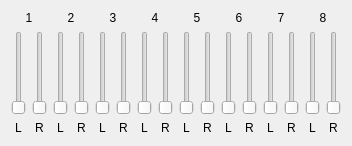
          <widget class="QWidget" name="adat1" >
           <attribute name="title" >
            <string>&amp;ADAT1</string>
           </attribute>
           <layout class="QGridLayout" >
            <item row="1" column="2" >
             <widget class="QSlider" name="sldIMixADAT12L" >
              <property name="minimum" >
               <number>0</number>
              </property>
              <property name="maximum" >
               <number>32767</number>
              </property>
              <property name="singleStep" >
               <number>10000</number>
              </property>
              <property name="pageStep" >
               <number>1000</number>
              </property>
              <property name="orientation" >
               <enum>Qt::Vertical</enum>
              </property>
              <property name="tickInterval" >
               <number>10000</number>
              </property>
             </widget>
            </item>
            <item row="0" column="2" colspan="2" >
             <widget class="QLabel" name="txtIMixADAT12" >
              <property name="text" >
               <string>2</string>
              </property>
              <property name="alignment" >
               <set>Qt::AlignCenter</set>
              </property>
              <property name="wordWrap" >
               <bool>false</bool>
              </property>
             </widget>
            </item>
            <item row="1" column="14" >
             <widget class="QSlider" name="sldIMixADAT18L" >
              <property name="minimum" >
               <number>0</number>
              </property>
              <property name="maximum" >
               <number>32767</number>
              </property>
              <property name="singleStep" >
               <number>10000</number>
              </property>
              <property name="pageStep" >
               <number>1000</number>
              </property>
              <property name="orientation" >
               <enum>Qt::Vertical</enum>
              </property>
              <property name="tickInterval" >
               <number>10000</number>
              </property>
             </widget>
            </item>
            <item row="2" column="14" >
             <widget class="QLabel" name="txtIMixADAT18L" >
              <property name="text" >
               <string>L</string>
              </property>
              <property name="alignment" >
               <set>Qt::AlignCenter</set>
              </property>
              <property name="wordWrap" >
               <bool>false</bool>
              </property>
             </widget>
            </item>
            <item row="2" column="9" >
             <widget class="QLabel" name="txtIMixADAT15R" >
              <property name="text" >
               <string>R</string>
              </property>
              <property name="alignment" >
               <set>Qt::AlignCenter</set>
              </property>
              <property name="wordWrap" >
               <bool>false</bool>
              </property>
             </widget>
            </item>
            <item row="2" column="6" >
             <widget class="QLabel" name="txtIMixADAT14L" >
              <property name="text" >
               <string>L</string>
              </property>
              <property name="alignment" >
               <set>Qt::AlignCenter</set>
              </property>
              <property name="wordWrap" >
               <bool>false</bool>
              </property>
             </widget>
            </item>
            <item row="1" column="15" >
             <widget class="QSlider" name="sldIMixADAT18R" >
              <property name="minimum" >
               <number>0</number>
              </property>
              <property name="maximum" >
               <number>32767</number>
              </property>
              <property name="singleStep" >
               <number>10000</number>
              </property>
              <property name="pageStep" >
               <number>1000</number>
              </property>
              <property name="orientation" >
               <enum>Qt::Vertical</enum>
              </property>
              <property name="tickInterval" >
               <number>10000</number>
              </property>
             </widget>
            </item>
            <item row="2" column="13" >
             <widget class="QLabel" name="txtIMixADAT17R" >
              <property name="text" >
               <string>R</string>
              </property>
              <property name="alignment" >
               <set>Qt::AlignCenter</set>
              </property>
              <property name="wordWrap" >
               <bool>false</bool>
              </property>
             </widget>
            </item>
            <item row="2" column="15" >
             <widget class="QLabel" name="txtIMixADAT18R" >
              <property name="text" >
               <string>R</string>
              </property>
              <property name="alignment" >
               <set>Qt::AlignCenter</set>
              </property>
              <property name="wordWrap" >
               <bool>false</bool>
              </property>
             </widget>
            </item>
            <item row="0" column="12" colspan="2" >
             <widget class="QLabel" name="txtIMixADAT17" >
              <property name="text" >
               <string>7</string>
              </property>
              <property name="alignment" >
               <set>Qt::AlignCenter</set>
              </property>
              <property name="wordWrap" >
               <bool>false</bool>
              </property>
             </widget>
            </item>
            <item row="2" column="0" >
             <widget class="QLabel" name="txtIMixADAT11L" >
              <property name="text" >
               <string>L</string>
              </property>
              <property name="alignment" >
               <set>Qt::AlignCenter</set>
              </property>
              <property name="wordWrap" >
               <bool>false</bool>
              </property>
             </widget>
            </item>
            <item row="0" column="10" colspan="2" >
             <widget class="QLabel" name="txtIMixADAT16" >
              <property name="text" >
               <string>6</string>
              </property>
              <property name="alignment" >
               <set>Qt::AlignCenter</set>
              </property>
              <property name="wordWrap" >
               <bool>false</bool>
              </property>
             </widget>
            </item>
            <item row="0" column="6" colspan="2" >
             <widget class="QLabel" name="txtIMixADAT14" >
              <property name="text" >
               <string>4</string>
              </property>
              <property name="alignment" >
               <set>Qt::AlignCenter</set>
              </property>
              <property name="wordWrap" >
               <bool>false</bool>
              </property>
             </widget>
            </item>
            <item row="2" column="4" >
             <widget class="QLabel" name="txtIMixADAT13L" >
              <property name="text" >
               <string>L</string>
              </property>
              <property name="alignment" >
               <set>Qt::AlignCenter</set>
              </property>
              <property name="wordWrap" >
               <bool>false</bool>
              </property>
             </widget>
            </item>
            <item row="2" column="11" >
             <widget class="QLabel" name="txtIMixADAT16R" >
              <property name="text" >
               <string>R</string>
              </property>
              <property name="alignment" >
               <set>Qt::AlignCenter</set>
              </property>
              <property name="wordWrap" >
               <bool>false</bool>
              </property>
             </widget>
            </item>
            <item row="0" column="8" colspan="2" >
             <widget class="QLabel" name="txtIMixADAT15" >
              <property name="text" >
               <string>5</string>
              </property>
              <property name="alignment" >
               <set>Qt::AlignCenter</set>
              </property>
              <property name="wordWrap" >
               <bool>false</bool>
              </property>
             </widget>
            </item>
            <item row="1" column="5" >
             <widget class="QSlider" name="sldIMixADAT13R" >
              <property name="minimum" >
               <number>0</number>
              </property>
              <property name="maximum" >
               <number>32767</number>
              </property>
              <property name="singleStep" >
               <number>10000</number>
              </property>
              <property name="pageStep" >
               <number>1000</number>
              </property>
              <property name="orientation" >
               <enum>Qt::Vertical</enum>
              </property>
              <property name="tickInterval" >
               <number>10000</number>
              </property>
             </widget>
            </item>
            <item row="1" column="13" >
             <widget class="QSlider" name="sldIMixADAT17R" >
              <property name="minimum" >
               <number>0</number>
              </property>
              <property name="maximum" >
               <number>32767</number>
              </property>
              <property name="singleStep" >
               <number>10000</number>
              </property>
              <property name="pageStep" >
               <number>1000</number>
              </property>
              <property name="orientation" >
               <enum>Qt::Vertical</enum>
              </property>
              <property name="tickInterval" >
               <number>10000</number>
              </property>
             </widget>
            </item>
            <item row="1" column="12" >
             <widget class="QSlider" name="sldIMixADAT17L" >
              <property name="minimum" >
               <number>0</number>
              </property>
              <property name="maximum" >
               <number>32767</number>
              </property>
              <property name="singleStep" >
               <number>10000</number>
              </property>
              <property name="pageStep" >
               <number>1000</number>
              </property>
              <property name="orientation" >
               <enum>Qt::Vertical</enum>
              </property>
              <property name="tickInterval" >
               <number>10000</number>
              </property>
             </widget>
            </item>
            <item row="1" column="8" >
             <widget class="QSlider" name="sldIMixADAT15L" >
              <property name="minimum" >
               <number>0</number>
              </property>
              <property name="maximum" >
               <number>32767</number>
              </property>
              <property name="singleStep" >
               <number>10000</number>
              </property>
              <property name="pageStep" >
               <number>1000</number>
              </property>
              <property name="orientation" >
               <enum>Qt::Vertical</enum>
              </property>
              <property name="tickInterval" >
               <number>10000</number>
              </property>
             </widget>
            </item>
            <item row="1" column="3" >
             <widget class="QSlider" name="sldIMixADAT12R" >
              <property name="minimum" >
               <number>0</number>
              </property>
              <property name="maximum" >
               <number>32767</number>
              </property>
              <property name="singleStep" >
               <number>10000</number>
              </property>
              <property name="pageStep" >
               <number>1000</number>
              </property>
              <property name="orientation" >
               <enum>Qt::Vertical</enum>
              </property>
              <property name="tickInterval" >
               <number>10000</number>
              </property>
             </widget>
            </item>
            <item row="2" column="3" >
             <widget class="QLabel" name="txtIMixADAT12R" >
              <property name="text" >
               <string>R</string>
              </property>
              <property name="alignment" >
               <set>Qt::AlignCenter</set>
              </property>
              <property name="wordWrap" >
               <bool>false</bool>
              </property>
             </widget>
            </item>
            <item row="1" column="9" >
             <widget class="QSlider" name="sldIMixADAT15R" >
              <property name="minimum" >
               <number>0</number>
              </property>
              <property name="maximum" >
               <number>32767</number>
              </property>
              <property name="singleStep" >
               <number>10000</number>
              </property>
              <property name="pageStep" >
               <number>1000</number>
              </property>
              <property name="orientation" >
               <enum>Qt::Vertical</enum>
              </property>
              <property name="tickInterval" >
               <number>10000</number>
              </property>
             </widget>
            </item>
            <item row="2" column="7" >
             <widget class="QLabel" name="txtIMixADAT14R" >
              <property name="text" >
               <string>R</string>
              </property>
              <property name="alignment" >
               <set>Qt::AlignCenter</set>
              </property>
              <property name="wordWrap" >
               <bool>false</bool>
              </property>
             </widget>
            </item>
            <item row="1" column="6" >
             <widget class="QSlider" name="sldIMixADAT14L" >
              <property name="minimum" >
               <number>0</number>
              </property>
              <property name="maximum" >
               <number>32767</number>
              </property>
              <property name="singleStep" >
               <number>10000</number>
              </property>
              <property name="pageStep" >
               <number>1000</number>
              </property>
              <property name="orientation" >
               <enum>Qt::Vertical</enum>
              </property>
              <property name="tickInterval" >
               <number>10000</number>
              </property>
             </widget>
            </item>
            <item row="2" column="5" >
             <widget class="QLabel" name="txtIMixADAT13R" >
              <property name="text" >
               <string>R</string>
              </property>
              <property name="alignment" >
               <set>Qt::AlignCenter</set>
              </property>
              <property name="wordWrap" >
               <bool>false</bool>
              </property>
             </widget>
            </item>
            <item row="0" column="14" colspan="2" >
             <widget class="QLabel" name="txtIMixADAT18" >
              <property name="text" >
               <string>8</string>
              </property>
              <property name="alignment" >
               <set>Qt::AlignCenter</set>
              </property>
              <property name="wordWrap" >
               <bool>false</bool>
              </property>
             </widget>
            </item>
            <item row="1" column="4" >
             <widget class="QSlider" name="sldIMixADAT13L" >
              <property name="minimum" >
               <number>0</number>
              </property>
              <property name="maximum" >
               <number>32767</number>
              </property>
              <property name="singleStep" >
               <number>10000</number>
              </property>
              <property name="pageStep" >
               <number>1000</number>
              </property>
              <property name="orientation" >
               <enum>Qt::Vertical</enum>
              </property>
              <property name="tickInterval" >
               <number>10000</number>
              </property>
             </widget>
            </item>
            <item row="1" column="1" >
             <widget class="QSlider" name="sldIMixADAT11R" >
              <property name="minimum" >
               <number>0</number>
              </property>
              <property name="maximum" >
               <number>32767</number>
              </property>
              <property name="singleStep" >
               <number>10000</number>
              </property>
              <property name="pageStep" >
               <number>1000</number>
              </property>
              <property name="orientation" >
               <enum>Qt::Vertical</enum>
              </property>
              <property name="tickInterval" >
               <number>10000</number>
              </property>
             </widget>
            </item>
            <item row="2" column="10" >
             <widget class="QLabel" name="txtIMixADAT16L" >
              <property name="text" >
               <string>L</string>
              </property>
              <property name="alignment" >
               <set>Qt::AlignCenter</set>
              </property>
              <property name="wordWrap" >
               <bool>false</bool>
              </property>
             </widget>
            </item>
            <item row="1" column="7" >
             <widget class="QSlider" name="sldIMixADAT14R" >
              <property name="minimum" >
               <number>0</number>
              </property>
              <property name="maximum" >
               <number>32767</number>
              </property>
              <property name="singleStep" >
               <number>10000</number>
              </property>
              <property name="pageStep" >
               <number>1000</number>
              </property>
              <property name="orientation" >
               <enum>Qt::Vertical</enum>
              </property>
              <property name="tickInterval" >
               <number>10000</number>
              </property>
             </widget>
            </item>
            <item row="2" column="2" >
             <widget class="QLabel" name="txtIMixADAT12L" >
              <property name="text" >
               <string>L</string>
              </property>
              <property name="alignment" >
               <set>Qt::AlignCenter</set>
              </property>
              <property name="wordWrap" >
               <bool>false</bool>
              </property>
             </widget>
            </item>
            <item row="2" column="1" >
             <widget class="QLabel" name="txtIMixADAT11R" >
              <property name="text" >
               <string>R</string>
              </property>
              <property name="alignment" >
               <set>Qt::AlignCenter</set>
              </property>
              <property name="wordWrap" >
               <bool>false</bool>
              </property>
             </widget>
            </item>
            <item row="1" column="10" >
             <widget class="QSlider" name="sldIMixADAT16L" >
              <property name="minimum" >
               <number>0</number>
              </property>
              <property name="maximum" >
               <number>32767</number>
              </property>
              <property name="singleStep" >
               <number>10000</number>
              </property>
              <property name="pageStep" >
               <number>1000</number>
              </property>
              <property name="orientation" >
               <enum>Qt::Vertical</enum>
              </property>
              <property name="tickInterval" >
               <number>10000</number>
              </property>
             </widget>
            </item>
            <item row="2" column="8" >
             <widget class="QLabel" name="txtIMixADAT15L" >
              <property name="text" >
               <string>L</string>
              </property>
              <property name="alignment" >
               <set>Qt::AlignCenter</set>
              </property>
              <property name="wordWrap" >
               <bool>false</bool>
              </property>
             </widget>
            </item>
            <item row="1" column="0" >
             <widget class="QSlider" name="sldIMixADAT11L" >
              <property name="minimum" >
               <number>0</number>
              </property>
              <property name="maximum" >
               <number>32767</number>
              </property>
              <property name="singleStep" >
               <number>10000</number>
              </property>
              <property name="pageStep" >
               <number>1000</number>
              </property>
              <property name="orientation" >
               <enum>Qt::Vertical</enum>
              </property>
              <property name="tickInterval" >
               <number>10000</number>
              </property>
             </widget>
            </item>
            <item row="0" column="0" colspan="2" >
             <widget class="QLabel" name="txtIMixADAT11" >
              <property name="text" >
               <string>1</string>
              </property>
              <property name="alignment" >
               <set>Qt::AlignCenter</set>
              </property>
              <property name="wordWrap" >
               <bool>false</bool>
              </property>
             </widget>
            </item>
            <item row="2" column="12" >
             <widget class="QLabel" name="txtIMixADAT17L" >
              <property name="text" >
               <string>L</string>
              </property>
              <property name="alignment" >
               <set>Qt::AlignCenter</set>
              </property>
              <property name="wordWrap" >
               <bool>false</bool>
              </property>
             </widget>
            </item>
            <item row="0" column="4" colspan="2" >
             <widget class="QLabel" name="txtIMixADAT13" >
              <property name="text" >
               <string>3</string>
              </property>
              <property name="alignment" >
               <set>Qt::AlignCenter</set>
              </property>
              <property name="wordWrap" >
               <bool>false</bool>
              </property>
             </widget>
            </item>
            <item row="1" column="11" >
             <widget class="QSlider" name="sldIMixADAT16R" >
              <property name="minimum" >
               <number>0</number>
              </property>
              <property name="maximum" >
               <number>32767</number>
              </property>
              <property name="singleStep" >
               <number>10000</number>
              </property>
              <property name="pageStep" >
               <number>1000</number>
              </property>
              <property name="orientation" >
               <enum>Qt::Vertical</enum>
              </property>
              <property name="tickInterval" >
               <number>10000</number>
              </property>
             </widget>
            </item>
           </layout>
          </widget>
